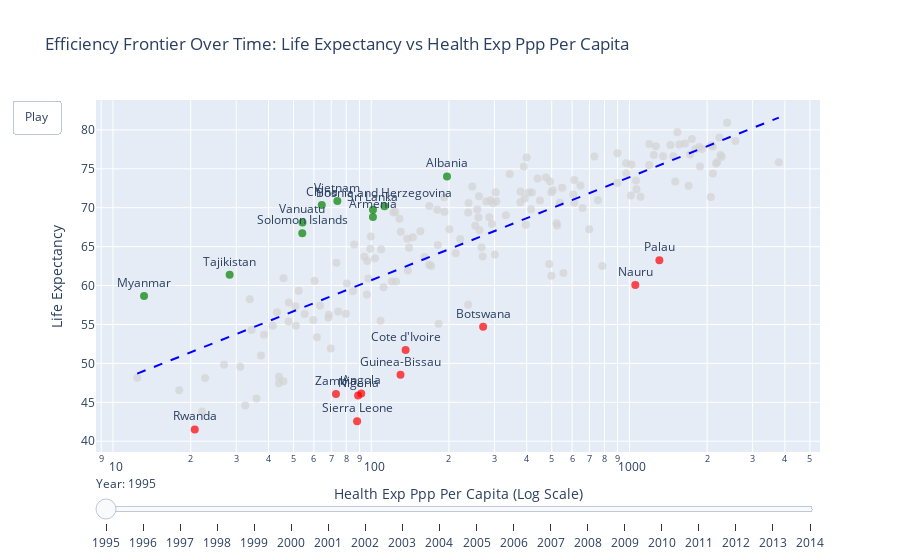

Write notebook code for a chart like this one.
### Code cell
fig = plot_efficiency_frontier_animated(df, "health_exp_ppp_per_capita")
fig.show()

### Figure 1 — Plotly figure (JSON) as saved in the notebook; plotly's stock layout.template omitted (floating-point values rounded to 4 significant figures; data arrays with more than 128 entries replaced by an {"elided": "..."} marker saying what was removed)
{"data": [{"hoverinfo": "text+x+y", "hovertext": {"elided": "181 str values"}, "marker": {"color": {"elided": "181 str values"}, "opacity": 0.7, "size": 8}, "mode": "markers+text", "showlegend": false, "text": {"elided": "181 str values"}, "textposition": "top center", "type": "scatter", "x": {"elided": "181 float values"}, "y": {"elided": "181 float values"}}, {"line": {"color": "blue", "dash": "dash"}, "mode": "lines", "name": "Efficiency Frontier", "showlegend": false, "type": "scatter", "x": {"elided": "200 float values"}, "y": {"elided": "200 float values"}}], "layout": {"sliders": [{"currentvalue": {"prefix": "Year: "}, "steps": [{"args": [["1995"], {"mode": "immediate"}], "label": "1995", "method": "animate"}, {"args": [["1996"], {"mode": "immediate"}], "label": "1996", "method": "animate"}, {"args": [["1997"], {"mode": "immediate"}], "label": "1997", "method": "animate"}, {"args": [["1998"], {"mode": "immediate"}], "label": "1998", "method": "animate"}, {"args": [["1999"], {"mode": "immediate"}], "label": "1999", "method": "animate"}, {"args": [["2000"], {"mode": "immediate"}], "label": "2000", "method": "animate"}, {"args": [["2001"], {"mode": "immediate"}], "label": "2001", "method": "animate"}, {"args": [["2002"], {"mode": "immediate"}], "label": "2002", "method": "animate"}, {"args": [["2003"], {"mode": "immediate"}], "label": "2003", "method": "animate"}, {"args": [["2004"], {"mode": "immediate"}], "label": "2004", "method": "animate"}, {"args": [["2005"], {"mode": "immediate"}], "label": "2005", "method": "animate"}, {"args": [["2006"], {"mode": "immediate"}], "label": "2006", "method": "animate"}, {"args": [["2007"], {"mode": "immediate"}], "label": "2007", "method": "animate"}, {"args": [["2008"], {"mode": "immediate"}], "label": "2008", "method": "animate"}, {"args": [["2009"], {"mode": "immediate"}], "label": "2009", "method": "animate"}, {"args": [["2010"], {"mode": "immediate"}], "label": "2010", "method": "animate"}, {"args": [["2011"], {"mode": "immediate"}], "label": "2011", "method": "animate"}, {"args": [["2012"], {"mode": "immediate"}], "label": "2012", "method": "animate"}, {"args": [["2013"], {"mode": "immediate"}], "label": "2013", "method": "animate"}, {"args": [["2014"], {"mode": "immediate"}], "label": "2014", "method": "animate"}]}], "title": {"text": "Efficiency Frontier Over Time: Life Expectancy vs Health Exp Ppp Per Capita"}, "updatemenus": [{"buttons": [{"args": [null], "label": "Play", "method": "animate"}], "showactive": false, "type": "buttons"}], "xaxis": {"title": {"text": "Health Exp Ppp Per Capita (Log Scale)"}, "type": "log"}, "yaxis": {"title": {"text": "Life Expectancy"}}}}
